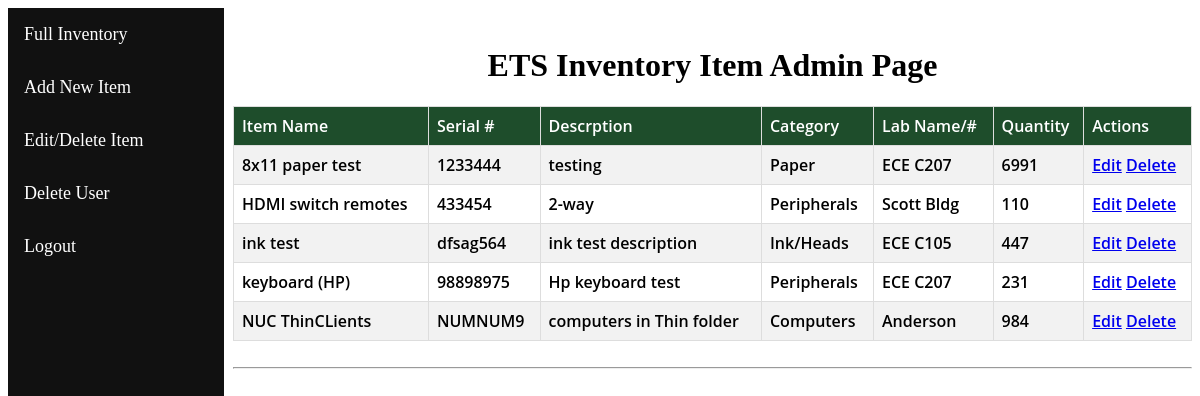
The app's page /inventory/changeitem/ (signed in), older data.
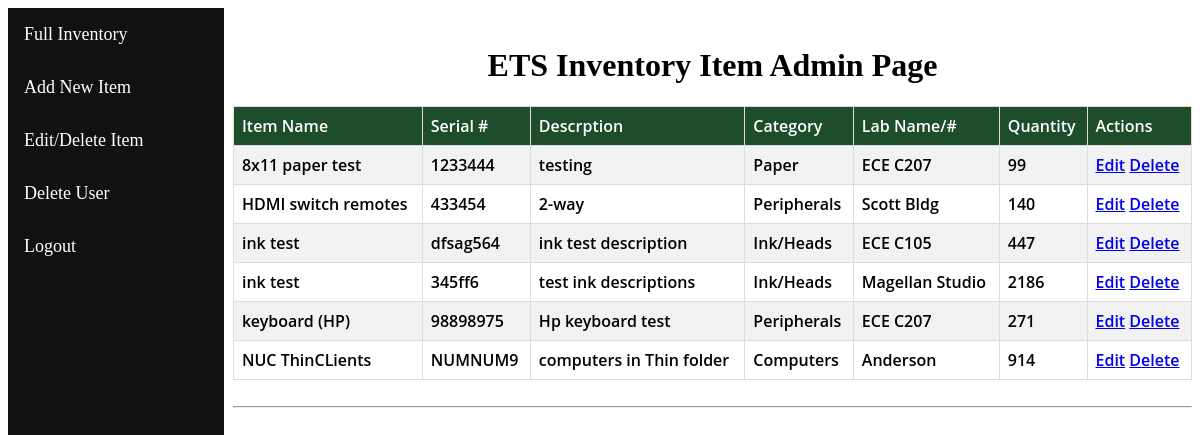
The same page, newer data.
### main/models.py (models this page shows, shortened)
class Inventory(models.Model):
	item_name = models.CharField(max_length=50, default='')
	ser_prod_no = models.CharField(max_length = 32)
	descript_inf = models.CharField(max_length = 200)
	category_inf = models.CharField(max_length = 200)
	lab_name_no = models.CharField(max_length = 200)
	quantity_of = models.PositiveIntegerField(default=1)
	class Meta:
		ordering = [Upper('item_name')]

### main/views.py (the view)
# urls.py: path("changeitem/", views.changeitem, name='changeitem'),
@login_required
@admin_required
def changeitem(request):
	showItem = Inventory.objects.all
	return render(request, 'changeitem.html', {'allitems':showItem})

### main/templates/changeitem.html
{% extends "basedbapp.html" %}
{% block content %}
<br><h1>ETS Inventory Item Admin Page</h1>
<table class="myt" id="myt">
	<tr>
		<th>Item Name</th>
		<th>Serial #</th>
		<th>Descrption</th>
		<th>Category</th>
		<th>Lab Name/#</th>
		<th>Quantity</th>
		<th>Actions</th>
	</tr>
	{% for self in allitems %}
	<tr>
		<td>{{self.item_name}}</td>
		<td>{{self.ser_prod_no}}</td>
		<td>{{self.descript_inf}}</td>
		<td>{{self.category_inf}}</td>
		<td>{{self.lab_name_no}}</td>
		<td>{{self.quantity_of}}</td>
		<td>
			<a href="{% url 'main:edititem' self.id %}">Edit</a>
			<a href="{% url 'main:deleteitem' self.id %}">Delete</a>
		</td>
	</tr>
	{% endfor %}
</table><br><hr><br>
{% endblock content %}

Row changes from the older to the newer data that the page shows:
changed Inventory "8x11 paper test": quantity_of "6991" → "99"
changed Inventory "HDMI switch remotes": quantity_of "110" → "140"
added Inventory: item_name "ink test", ser_prod_no "345ff6", descript_inf "test ink descriptions", category_inf "Ink/Heads", lab_name_no "Magellan Studio", quantity_of "2186"
changed Inventory "keyboard (HP)": quantity_of "231" → "271"
changed Inventory "NUC ThinCLients": quantity_of "984" → "914"
